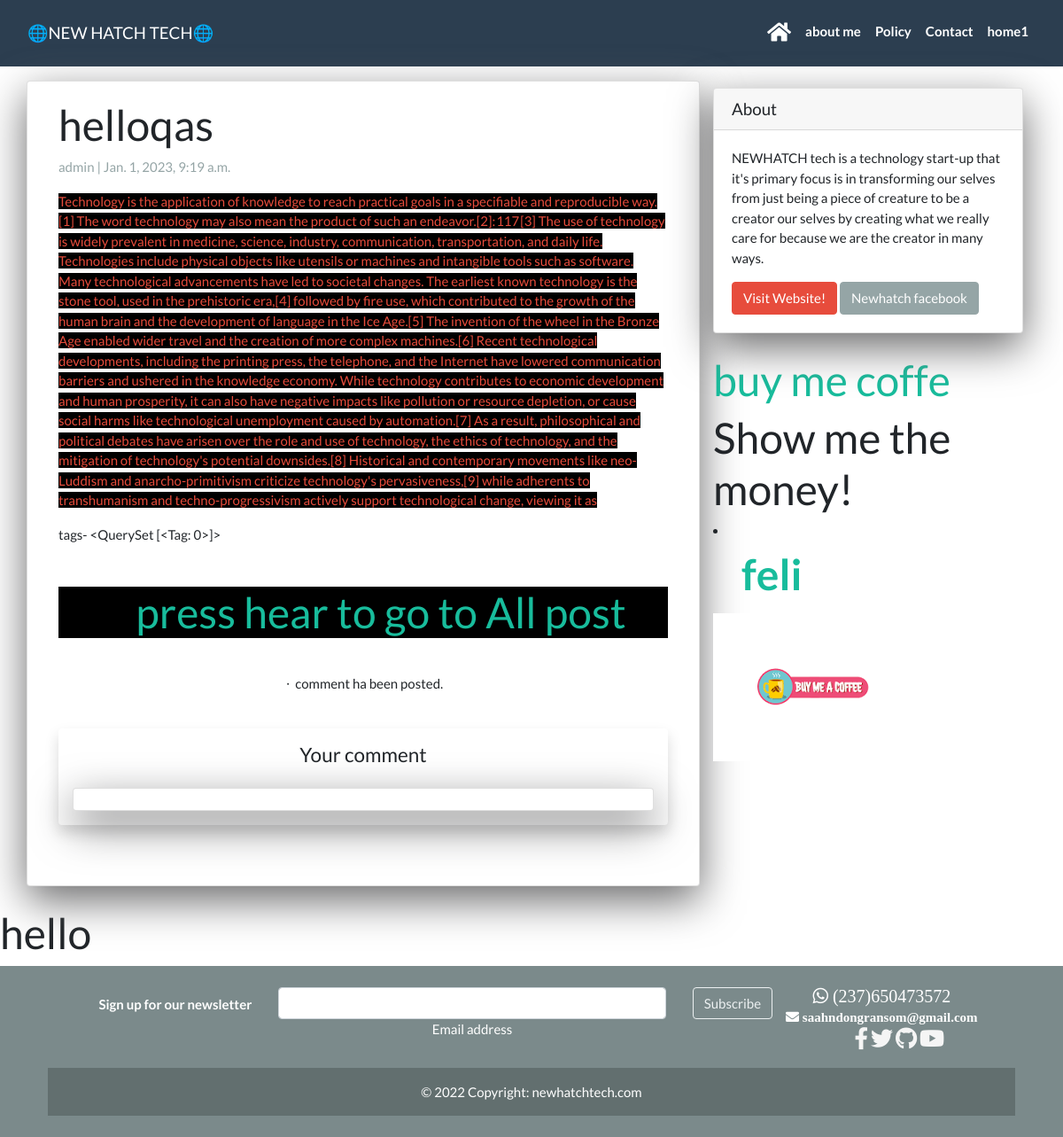
Page /hello on the committed database.
### soniablog/models.py (models this page shows, shortened)
class Post(models.Model):
    title = models.CharField(max_length=200, unique=True)
    header_image = models.ImageField(null=True,blank=True ,upload_to="images/")
    slug = models.SlugField(max_length=200, unique=True)
    author = models.ForeignKey(User, on_delete=models.CASCADE, related_name='blog_posts')
    updated_on = models.DateTimeField(auto_now=True)
    content =RichTextField(blank=True, null=True)
    created_on = models.DateTimeField(auto_now_add=True)
    status = models.IntegerField(choices=STATUS, default=0)
    tags = TaggableManager()
    class Meta:
        ordering = ['-created_on']

### soniablog/views.py (the view)
# urls.py: path('<slug:slug>', views.PostDetail.as_view(), name='post_detail'),
class PostDetail(generic.DetailView):
       model = Post
       template_name = 'soniablog/post_detail.html'  # detail about each blog post will be on post_detail.

### soniablog/templates/soniablog/post_detail.html (shortened to what this page needs)
{% extends 'soniablog/base.html' %}
{% load comments %}
{% load comments_xtd %}
{% load static %}
{% load social_share %}
{% block content %}
<div class="container">
  <div class="row">
    <div class="col-md-8 card mb-4  mt-3 left  top">
      <div class="card-body">
        <h1>{% block title %} {{ object.title }} {% endblock title %}</h1>
        <p class=" text-muted">{{ post.author }} | {{ post.created_on }}</p>
        <p class="card-text ">{{ object.content | safe }}</p>
        tags- {{post.tags.all}} <br>
             <h1>
            <ol style="background-color:black ;text-align:center;text-decoration;hover:" >
                 <a href="{% url 'home' %}"> press hear to go to All post</a>
            </ol>
             </h1>
{% get_comment_count for object as comment_count %}
    <div class="py-4 text-center">
    &nbsp;&sdot;&nbsp;
    {{ comment_count }} comment{{ comment_count|pluralize }}
    ha{{ comment_count|pluralize:"s,ve"}} been posted.
    </div>
     <div class="comment mt-3 shadow p-3 mb-5 bg-white rounded container">
      <h4 class="text-center mb-4">Your comment</h4>
      <div class="card pt-4">
      </div>
  </div>
      </div>
    </div>
    {% block sidebar %} {% include 'soniablog/sidebar.html' %} {% endblock sidebar %}
  </div>
</div>
<h1>hello</h1>
{% endblock content %}

### soniablog/templates/soniablog/sidebar.html (style rules this page uses)
.card { box-shadow: 0 16px 48px #6a6a6b; }

### rows in the picture
Post: title "helloqas", author "admin", created_on "Jan. 1, 2023, 9:19 a.m.", content "Technology is the application of knowledge to reach practical goals in a specifiable and reproducible way.[1] The word technology may also mean the product of such an endeavor.[2]: 117 [3] The use of technology is widely prevalent in medicine, science, industry, communication, transportation, and daily life. Technologies include physical objects like utensils or machines and intangible tools such as software. Many technological advancements have led to societal changes. The earliest known technology is the stone tool, used in the prehistoric era,[4] followed by fire use, which contributed to the growth of the human brain and the development of language in the Ice Age.[5] The invention of…", tags.all "<QuerySet [<Tag: 0>]>"
